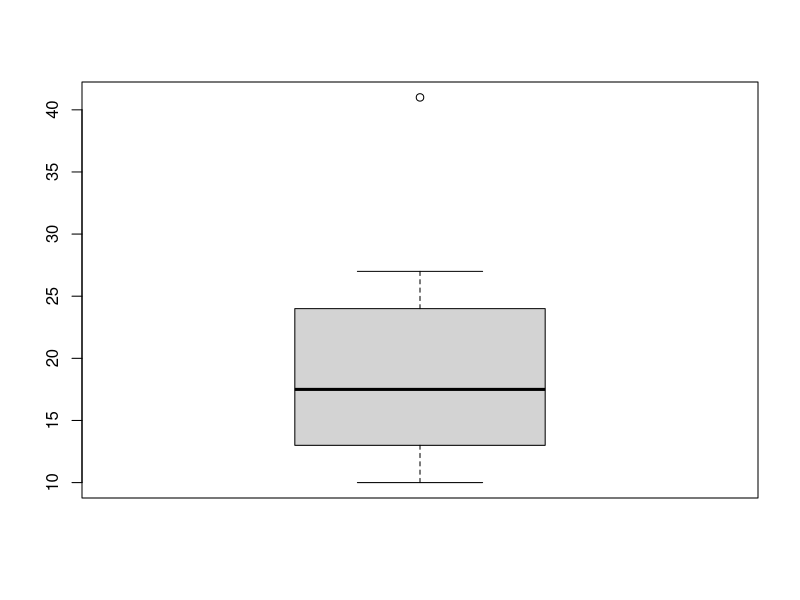

Source code (R):
## ---- chunk 1
x=c(10,11,13,14,17,18,22,24,27,41)
x
## ---- chunk 2
summary(x)
## ---- chunk 3
boxplot(x)
